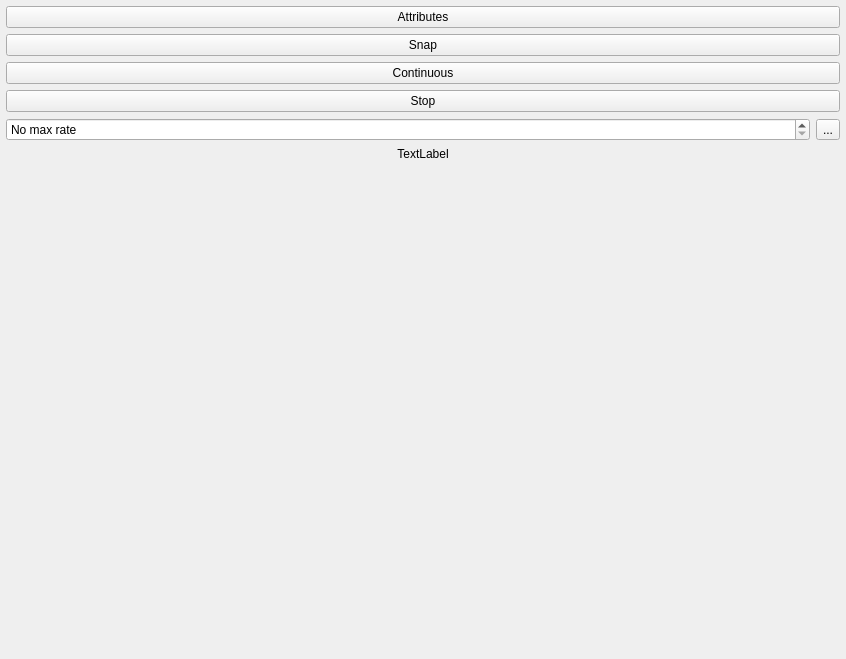
<?xml version="1.0" encoding="UTF-8"?>
<ui version="4.0">
 <class>Form</class>
 <widget class="QWidget" name="Form">
  <property name="geometry">
   <rect>
    <x>0</x>
    <y>0</y>
    <width>846</width>
    <height>659</height>
   </rect>
  </property>
  <property name="windowTitle">
   <string>Form</string>
  </property>
  <layout class="QHBoxLayout" name="horizontalLayout_2">
   <property name="leftMargin">
    <number>6</number>
   </property>
   <property name="topMargin">
    <number>6</number>
   </property>
   <property name="rightMargin">
    <number>6</number>
   </property>
   <property name="bottomMargin">
    <number>6</number>
   </property>
   <item>
    <layout class="QHBoxLayout" name="horizontalLayout">
     <item>
      <layout class="QVBoxLayout" name="verticalLayout">
       <item>
        <widget class="QPushButton" name="pushButton_attributes">
         <property name="toolTip">
          <string>View camera attributes</string>
         </property>
         <property name="text">
          <string>Attributes</string>
         </property>
         <property name="icon">
          <iconset resource="../../../clones/qtutils/qtutils/icons/icons.qrc">
           <normaloff>:/qtutils/fugue/table-export.png</normaloff>:/qtutils/fugue/table-export.png</iconset>
         </property>
        </widget>
       </item>
       <item>
        <widget class="QPushButton" name="pushButton_snap">
         <property name="toolTip">
          <string>Take a single image</string>
         </property>
         <property name="text">
          <string>Snap</string>
         </property>
         <property name="icon">
          <iconset resource="../../../clones/qtutils/qtutils/icons/icons.qrc">
           <normaloff>:/qtutils/fugue/control-stop.png</normaloff>:/qtutils/fugue/control-stop.png</iconset>
         </property>
        </widget>
       </item>
       <item>
        <widget class="QPushButton" name="pushButton_continuous">
         <property name="toolTip">
          <string>Acquire images continuously</string>
         </property>
         <property name="text">
          <string>Continuous</string>
         </property>
         <property name="icon">
          <iconset resource="../../../clones/qtutils/qtutils/icons/icons.qrc">
           <normaloff>:/qtutils/fugue/control.png</normaloff>:/qtutils/fugue/control.png</iconset>
         </property>
        </widget>
       </item>
       <item>
        <widget class="QPushButton" name="pushButton_stop">
         <property name="toolTip">
          <string>Stop acquiring images</string>
         </property>
         <property name="text">
          <string>Stop</string>
         </property>
         <property name="icon">
          <iconset resource="../../../clones/qtutils/qtutils/icons/icons.qrc">
           <normaloff>:/qtutils/fugue/control-stop-square.png</normaloff>:/qtutils/fugue/control-stop-square.png</iconset>
         </property>
        </widget>
       </item>
       <item>
        <layout class="QHBoxLayout" name="horizontalLayout_3">
         <property name="topMargin">
          <number>0</number>
         </property>
         <item>
          <widget class="QDoubleSpinBox" name="doubleSpinBox_maxrate">
           <property name="toolTip">
            <string>&lt;html&gt;&lt;head/&gt;&lt;body&gt;&lt;p&gt;Maximum frame rate in continuous acquisition mode. Use this to reduce load on the computer during continuous acquisition,otherwise frames are acquired as quickly as possible, which may not be desirable on slower computers.&lt;/p&gt;&lt;/body&gt;&lt;/html&gt;</string>
           </property>
           <property name="specialValueText">
            <string>No max rate</string>
           </property>
           <property name="prefix">
            <string/>
           </property>
           <property name="suffix">
            <string> fps</string>
           </property>
           <property name="decimals">
            <number>1</number>
           </property>
           <property name="maximum">
            <double>9999.000000000000000</double>
           </property>
           <property name="value">
            <double>0.000000000000000</double>
           </property>
          </widget>
         </item>
         <item>
          <widget class="QToolButton" name="toolButton_nomax">
           <property name="toolTip">
            <string>No max rate</string>
           </property>
           <property name="text">
            <string>...</string>
           </property>
           <property name="icon">
            <iconset resource="../../../clones/qtutils/qtutils/icons/icons.qrc">
             <normaloff>:/qtutils/fugue/arrow-turn-180-left.png</normaloff>:/qtutils/fugue/arrow-turn-180-left.png</iconset>
           </property>
          </widget>
         </item>
        </layout>
       </item>
       <item>
        <widget class="QLabel" name="label_fps">
         <property name="text">
          <string>TextLabel</string>
         </property>
         <property name="alignment">
          <set>Qt::AlignCenter</set>
         </property>
        </widget>
       </item>
       <item>
        <spacer name="verticalSpacer">
         <property name="orientation">
          <enum>Qt::Vertical</enum>
         </property>
         <property name="sizeHint" stdset="0">
          <size>
           <width>20</width>
           <height>40</height>
          </size>
         </property>
        </spacer>
       </item>
      </layout>
     </item>
    </layout>
   </item>
  </layout>
 </widget>
 <resources>
  <include location="../../../clones/qtutils/qtutils/icons/icons.qrc"/>
 </resources>
 <connections/>
</ui>
